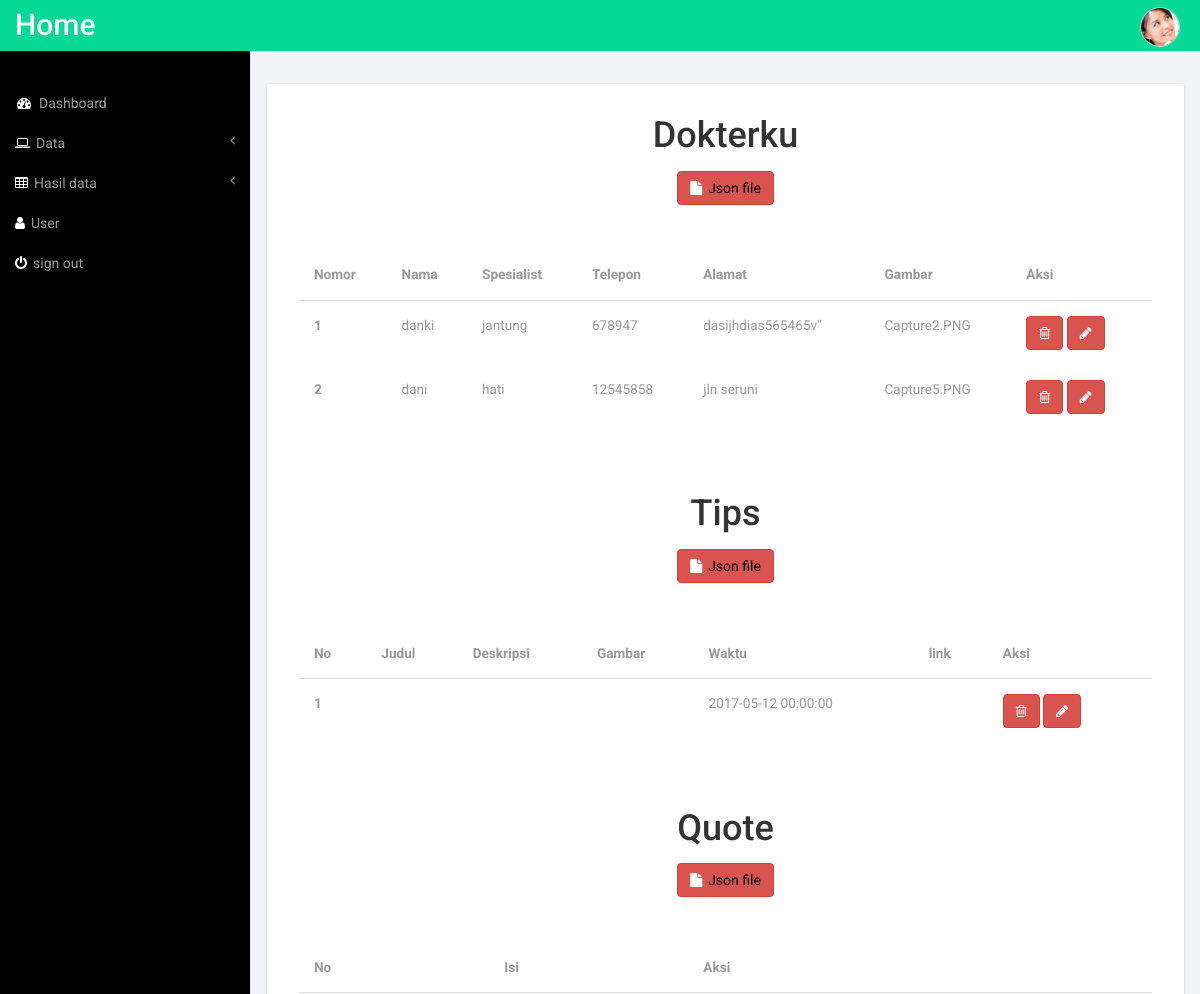
/Admin/tabel (upper part), run on an earlier commit of the app's database.
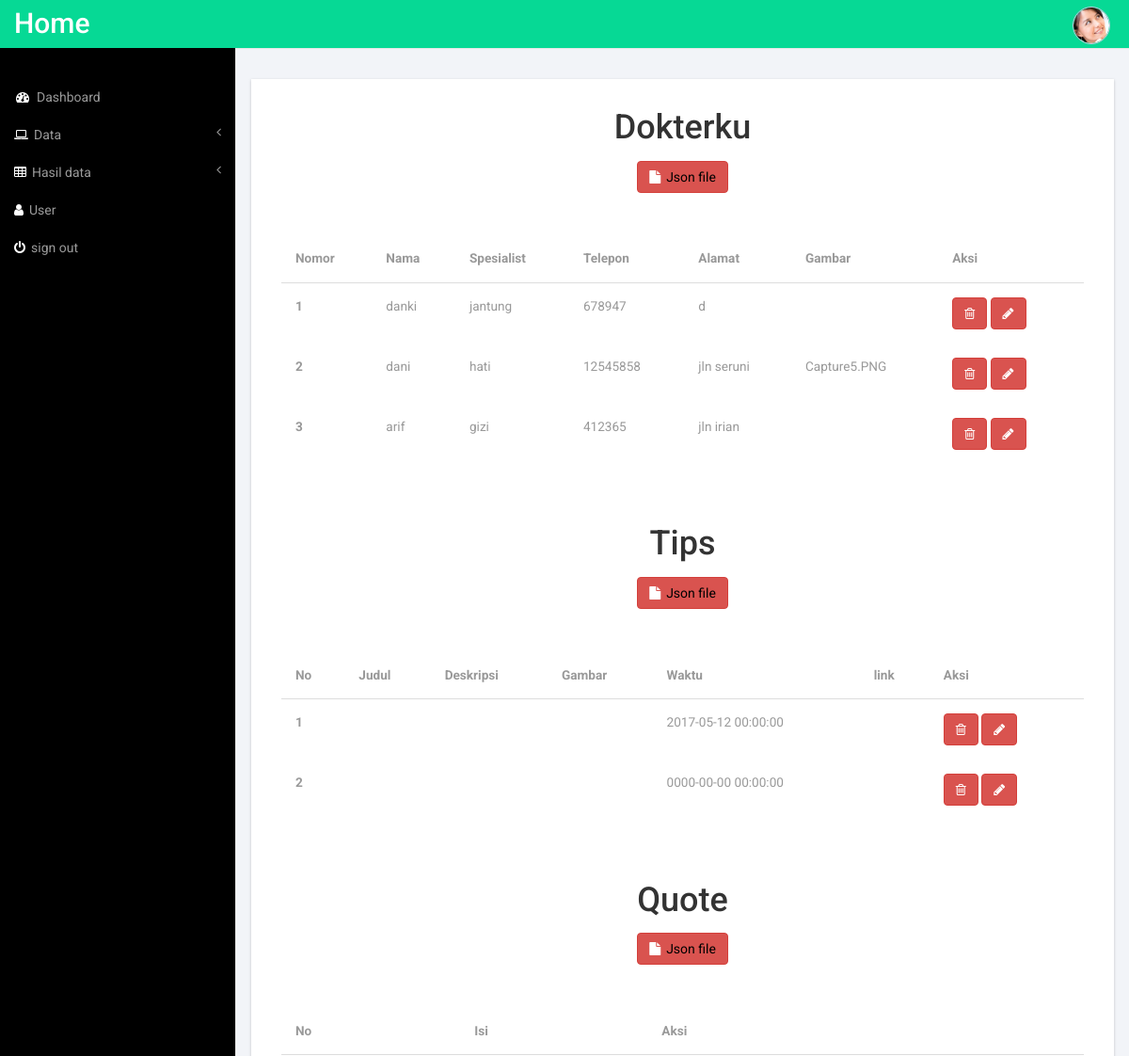
And on a later commit of the database.
### tables this page shows
CREATE TABLE `dokterku` (
  `id_dok` int(5) NOT NULL,
  `nm_dok` varchar(30) NOT NULL,
  `spesialis` varchar(30) NOT NULL,
  `telp_dok` varchar(20) NOT NULL,
  `almt_dok` varchar(30) NOT NULL,
  `gambar_dok` varchar(30) NOT NULL
);

CREATE TABLE `tips` (
  `id_tips` int(5) NOT NULL,
  `judul` varchar(50) NOT NULL,
  `deskripsi` varchar(60) NOT NULL,
  `gambar` varchar(50) NOT NULL,
  `waktu` datetime NOT NULL,
  `link` varchar(50) NOT NULL
);

### application/controllers/Admin.php (called while the page is built, shortened)
<?php
class Admin extends CI_Controller{
	function __construct(){
		$this->load->model('doktermodel');
		$this->load->model('daruratmodel');
		$this->load->model('obatmodel');
		$this->load->model('tipsmodel');
		$this->load->model('quotemodel');
		$this->load->model('akunmodel');
		$this->load->helper('url');
	}
	function tabel(){
		$data['dokterku'] = $this->doktermodel->tampil_data()->result();
		$data['quote'] = $this->quotemodel->tampil_data()->result();
		$data['tips'] = $this->tipsmodel->tampil_data()->result();
		$data['lemari'] = $this->obatmodel->tampil_data()->result();
		$data['darurat'] = $this->daruratmodel->tampil_data()->result();
		$this->load->view('headeradmin.php');
		$this->load->view('hasiltabel.php', $data);
		$this->load->view('footeradmin.php');
	}
}
?>

### index.php (called while the page is built, shortened)
<?php
require_once BASEPATH.'core/CodeIgniter.php';

### application/models/doktermodel.php (called while the page is built, shortened)
<?php
class doktermodel extends CI_Model{
	function tampil_data(){
return $this->db->get('dokterku');
}
}
?>

### application/models/tipsmodel.php (called while the page is built, shortened)
<?php
class tipsmodel extends CI_Model{
	function tampil_data(){
return $this->db->get('tips');
}
}
?>

### application/views/hasiltabel.php (the view, shortened to what the changed rows need)
<div id="page-wrapper">
        <div class="graphs">
	   <div class="content_bottom">
     <div class="col-md-12 span_3">
          <div class="bs-example1" data-example-id="contextual-table">
            <label for="focusedinput" class="col-sm-12 control-label"><center><h1>Dokterku</h1></center></label>
            <br/>
            <br/>
            <table class="table">
              <thead>
                <tr>
                  <th>Nomor</th>
                  <th>Nama</th>
                  <th>Spesialist</th>
                  <th>Telepon</th>
                  <th>Alamat</th>
                  <th>Gambar</th>
                  <th>Aksi</th>
                </tr>
              </thead>
              <tbody>
                <?php
                $no = 1;
                foreach ($dokterku as $u) {
                  ?>
                 <tr>
                  <th scope="row"><?php echo $no++ ?></th>
                  <td><?php echo $u->nm_dok ?></td>
                  <td><?php echo $u->spesialis ?></td>
                  <td><?php echo $u->telp_dok ?></td>
                  <td><?php echo $u->almt_dok ?></td>
                  <td><?php echo $u->gambar_dok ?></td>
                  <td><?php echo anchor('Admin/hapus_dokterku/'.$u->id_dok,'<button type="button" class="btn btn-danger"><i class="fa fa-trash-o"></i></button>'); ?>&nbsp;<?php echo anchor('Admin/edit_dokterku/'.$u->id_dok,'<button type="button" class="btn btn-danger"><i class="fa fa-pencil"></i></button>'); ?>
  &nbsp;</td>
                </tr>
                <?php } ?>
              </tbody>
            </table>
            <br/>
            <br/>
            <label for="focusedinput" class="col-sm-12 control-label"><center><h1>Tips</h1></center></label>
            <br/>
            <br/>
            <table class="table">
              <thead>
                <tr>
                  <th>No</th>
                  <th>Judul</th>
                  <th>Deskripsi</th>
                  <th>Gambar</th>
                  <th>Waktu</th>
                  <th>link</th>
                  <th>Aksi</th>
                </tr>
              </thead>
              <tbody>
                <?php
                $no = 1;
                foreach ($tips as $u) {
                  ?>
                <tr>
                  <th scope="row"><?php echo $no++ ?></th>
                  <td><?php echo $u->judul ?></td>
                  <td><?php echo $u->deskripsi ?></td>
                  <td><?php echo $u->gambar ?></td>
                  <td><?php echo $u->waktu ?></td>
                  <td><?php echo $u->link ?></td>
                  <td><?php echo anchor('Admin/hapus_tips/'.$u->id_tips,'<button type="button" class="btn btn-danger"><i class="fa fa-trash-o"></i></button>'); ?>&nbsp;<?php echo anchor('Admin/edit_tips/'.$u->id_tips,'<button type="button" class="btn btn-danger"><i class="fa fa-pencil"></i></button>'); ?>
  &nbsp;</td>
                </tr>
                <?php } ?>
              </tbody>
            </table>
            <br/>
            <br/>
            <label for="focusedinput" class="col-sm-12 control-label"><center><h1>Quote</h1></center></label>
            <br/>
            <br/>
            <table class="table">
              <thead>
                <tr>
                  <th>No</th>
                  <th>Isi</th>
                  <th>Aksi</th>
                </tr>
              </thead>
            </table>
            <br/>
            <br/>
            <br/>
            <br/>
            <br/>
            <br/>
            <br/>
            <br/>
           </div>
       </div>
        </div>

What changed in the data, as far as the page shows it:
changed dokterku "danki": almt_dok "dasijhdias565465v\"" → "d"; gambar_dok "Capture2.PNG" → (not shown)
added dokterku: nm_dok "arif", spesialis "gizi", telp_dok "412365", almt_dok "jln irian"
added tips: waktu "0000-00-00 00:00:00"
